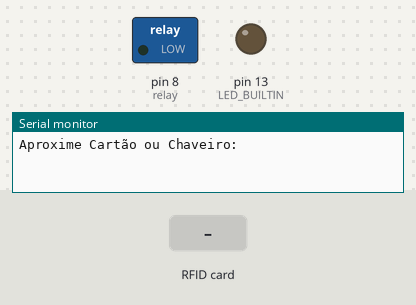
The sketch below on a simulated Arduino Uno, built with avr-gcc and run on an emulated ATmega328P. On the bench: switched loads named in the sketch (green lamp = pin HIGH), output pins drawn as LEDs (lit = HIGH), the last lines printed to the serial monitor. Inputs (shaded band) come from the test bench.

Above: at 1.2 s.
1.3 s: RFID card 5E 7A 19 C4 held to the reader
At 2.6 s:
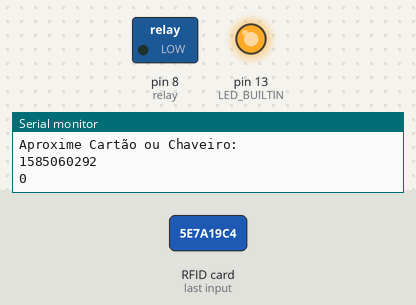
Timing chart, 0 to 4.3 s (numbered marks = the images above; inputs shaded):
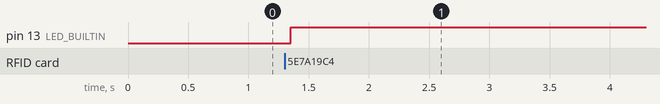

The sketch:

TrancaRFID.ino
```cpp
#include <rdm6300.h>
#define RDM_RX 10 //Pino RX do controlador para o TX do Leitor
const int relay = 8; //Relé para a tranca
const int buzzer = 12;
Rdm6300 rdm6300;
long int reader = rdm6300.get_tag_id(); //Endereço de memória para UID sendo lido.
long int UID = 3901833; //Tag permitida, valores em Hexadecimal.

void setup ()
{
  Serial.begin (9600);
  rdm6300.begin(RDM_RX);
  pinMode (relay, OUTPUT);
  Serial.println ("\nAproxime Cartão ou Chaveiro:\n");
  pinMode(LED_BUILTIN, OUTPUT);
}

void loop ()
{
  digitalWrite (relay, LOW); //Relé desativado em estado alto
    if (rdm6300.get_new_tag_id())
  {
    Serial.println (rdm6300.get_tag_id());
    delay(50);
    Serial.println (reader);
    if (reader == 3901833)
    {
      digitalWrite (relay, HIGH);
      delay(500);
      tone (buzzer, 440);
      delay(1000);
      noTone(buzzer);
    }
    else
    {
      digitalWrite (LED_BUILTIN, HIGH);
    }
  }


}
int writer ()
{

}
```

Measured:
- after the input at 1.3 s, pin 13 (LED_BUILTIN): LOW → HIGH after 0.05 s
